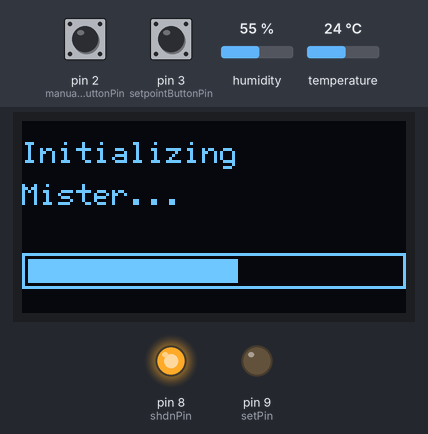
A sketch run on a simulated Arduino Uno, built with avr-gcc and run on an emulated ATmega328P. Parts: 128×64 one-colour display, output pins drawn as LEDs (lit = HIGH). The inputs (shaded band) are chosen by the test bench; at power-on: temperature 24 °C, pin 2 (manualValveButtonPin) HIGH, pin 3 (setpointButtonPin) HIGH, humidity 55 %. Pins used as bus, display or sensor lines are not drawn; what the sketch prints to the serial monitor is not drawn.

Above: at 1.3 s.
At 6.9 s:
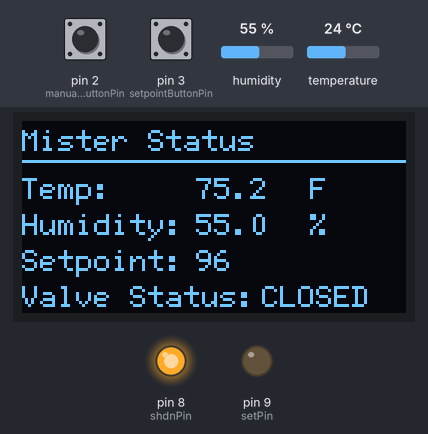
7.0 s: temperature set to 34 °C
At 17.4 s:
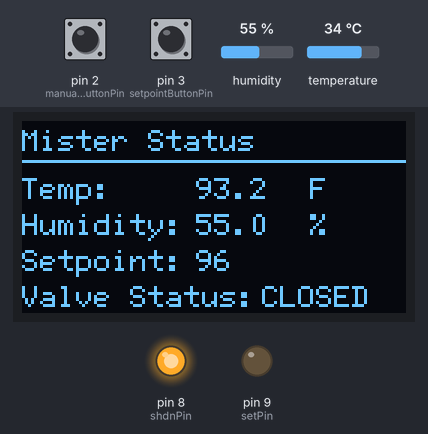
18.6 s: temperature set to 37 °C
At 32.5 s:
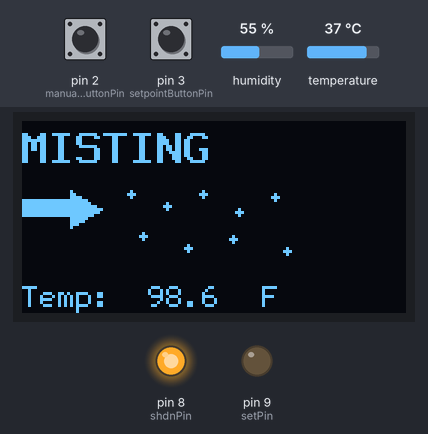
Timing chart, 0 to 34.0 s (numbered marks = the images above; inputs shaded):
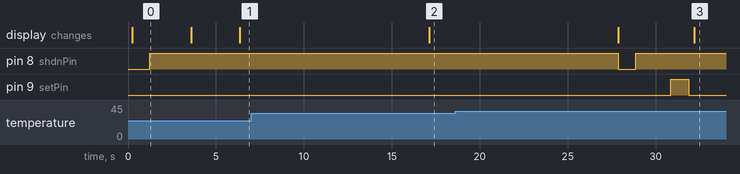

The sketch:

GH_0526_release.ino
```cpp
#include <Wire.h>
#include <U8g2lib.h>
#include "DHT.h"

// OLED -------------------------------------------------
U8G2_SSD1309_128X64_NONAME0_1_HW_I2C u8g2(U8G2_R0, U8X8_PIN_NONE);

// DHT --------------------------------------------------
#define DHTPIN 7
#define DHTTYPE DHT11
DHT dht(DHTPIN, DHTTYPE);

// Pins -------------------------------------------------
const int manualValveButtonPin = 2;
const int setpointButtonPin = 3;

const int shdnPin = 8;
const int setPin = 9;
const int resetPin = 11;

// Variables --------------------------------------------
volatile bool setpointButtonFlag = false;
volatile bool manualValveButtonFlag = false;

unsigned long lastSetpointPress = 0;
unsigned long lastManualPress = 0;
const unsigned long debounceDelay = 250;

int triggers = 0;
int setpoint = 96;
bool valveOpen = false;

// Function Prototypes ----------------------------------
void boosterOff();
void boosterOn();
void openValve();
void closeValve();

void setpointButtonISR();
void manualValveButtonISR();

void handleSetpointButton();
void handleManualValveButton();

void drawInitializingScreen();
void drawClosingValveScreen();
void drawManualValveScreen();
void drawMainStatusScreen(float tempF, float humidity);
void drawMistingScreen(float tempF);

// Booster control --------------------------------------
void boosterOff() {
  digitalWrite(shdnPin, HIGH);
}

void boosterOn() {
  digitalWrite(shdnPin, LOW);
}

// Interrupts -------------------------------------------
void setpointButtonISR() {
  setpointButtonFlag = true;
}

void manualValveButtonISR() {
  manualValveButtonFlag = true;
}

// Setup -------------------------------------------------
void setup() {
  Serial.begin(9600);

  pinMode(setPin, OUTPUT);
  pinMode(resetPin, OUTPUT);
  pinMode(shdnPin, OUTPUT);

  pinMode(setpointButtonPin, INPUT_PULLUP);
  pinMode(manualValveButtonPin, INPUT_PULLUP);

  attachInterrupt(digitalPinToInterrupt(setpointButtonPin), setpointButtonISR, FALLING);
  attachInterrupt(digitalPinToInterrupt(manualValveButtonPin), manualValveButtonISR, FALLING);

  u8g2.begin();
  dht.begin();

  drawInitializingScreen();

  boosterOn();
  delay(1000);
  boosterOff();
  delay(2000);

  drawClosingValveScreen();

  digitalWrite(resetPin, HIGH);
  delay(1000);
  digitalWrite(resetPin, LOW);
  delay(1000);

  valveOpen = false;
}

// Loop --------------------------------------------------
void loop() {
  handleSetpointButton();
  handleManualValveButton();

  float temp = dht.readTemperature(true);
  float h = dht.readHumidity();

  Serial.print(F("Setpoint: "));
  Serial.println(setpoint);

  Serial.print(F("Humidity (%): "));
  Serial.println(h, DEC);

  Serial.print(F("Temperature F: "));
  Serial.println(temp, DEC);

  drawMainStatusScreen(temp, h);

  if (temp > setpoint) {
    openValve();

    Serial.println(F("Cooling"));

    drawMistingScreen(temp);

    delay(180000);

    closeValve();

    triggers++;
  }

  if (triggers > 100) {
    triggers = 0;
  }

  delay(10000);
}

// Button Handlers --------------------------------------
void handleSetpointButton() {
  if (setpointButtonFlag) {
    setpointButtonFlag = false;

    unsigned long now = millis();

    if (now - lastSetpointPress > debounceDelay) {
      lastSetpointPress = now;

      setpoint++;

      if (setpoint > 100) {
        setpoint = 92;
      }

      Serial.print(F("New setpoint: "));
      Serial.println(setpoint);
    }
  }
}

void handleManualValveButton() {
  if (manualValveButtonFlag) {
    manualValveButtonFlag = false;

    unsigned long now = millis();

    if (now - lastManualPress > debounceDelay) {
      lastManualPress = now;

      if (valveOpen) {
        closeValve();
      } else {
        drawManualValveScreen();
        openValve();
      }
    }
  }
}

// Valve Actions ----------------------------------------
void openValve() {
  boosterOn();
  delay(1000);
  boosterOff();
  delay(2000);

  Serial.println(F("Opening valve"));

  digitalWrite(setPin, HIGH);
  delay(1000);
  digitalWrite(setPin, LOW);

  valveOpen = true;
}

void closeValve() {
  boosterOn();
  delay(1000);
  boosterOff();
  delay(2000);

  Serial.println(F("Closing valve"));

  digitalWrite(resetPin, HIGH);
  delay(1000);
  digitalWrite(resetPin, LOW);
  delay(1000);

  valveOpen = false;
}

// OLED Screens -----------------------------------------
void drawInitializingScreen() {
  u8g2.firstPage();
  do {
    u8g2.setFont(u8g2_font_6x12_tr);
    u8g2.drawStr(0, 14, "Initializing");
    u8g2.drawStr(0, 28, "Mister...");
    u8g2.drawFrame(0, 44, 128, 12);
    u8g2.drawBox(2, 46, 70, 8);
  } while (u8g2.nextPage());
}

void drawClosingValveScreen() {
  u8g2.firstPage();
  do {
    u8g2.setFont(u8g2_font_6x12_tr);
    u8g2.drawStr(0, 14, "System Startup");
    u8g2.drawLine(0, 18, 127, 18);
    u8g2.setFont(u8g2_font_9x15B_tr);
    u8g2.drawStr(0, 42, "Closing Valve");
  } while (u8g2.nextPage());
}

void drawManualValveScreen() {
  u8g2.firstPage();
  do {
    u8g2.setFont(u8g2_font_6x12_tr);

    u8g2.drawStr(0, 10, "Manual Valve");
    u8g2.drawLine(0, 13, 127, 13);

    u8g2.drawStr(0, 28, "Opening Initialized");
    u8g2.drawStr(0, 44, "Press Green");
    u8g2.drawStr(0, 58, "Button to Close");

  } while (u8g2.nextPage());
}

void drawMainStatusScreen(float tempF, float humidity) {
  char tempBuff[8];
  char humBuff[8];
  char setpointBuff[6];


  dtostrf(tempF, 4, 1, tempBuff);
  dtostrf(humidity, 4, 1, humBuff);
  sprintf(setpointBuff, "%d", setpoint);


  u8g2.firstPage();
  do {
    u8g2.setFont(u8g2_font_6x12_tr);

    u8g2.drawStr(0, 10, "Mister Status");
    u8g2.drawLine(0, 13, 127, 13);

    u8g2.drawStr(0, 26, "Temp:");
    u8g2.drawStr(58, 26, tempBuff);
    u8g2.drawStr(96, 26, "F");

    u8g2.drawStr(0, 38, "Humidity:");
    u8g2.drawStr(58, 38, humBuff);
    u8g2.drawStr(96, 38, "%");

    u8g2.drawStr(0, 50, "Setpoint:");
    u8g2.drawStr(58, 50, setpointBuff);

   u8g2.drawStr(0, 62, "Valve Status:");

    if (valveOpen) {
     u8g2.drawStr(86, 62, "OPEN");
    } else {
     u8g2.drawStr(80, 62, "CLOSED");
    }
    }

   while (u8g2.nextPage());
}

void drawMistingScreen(float tempF) {
  char tempBuff[8];
  dtostrf(tempF, 4, 1, tempBuff);

  u8g2.firstPage();
  do {
    u8g2.setFont(u8g2_font_9x15B_tr);
    u8g2.drawStr(0, 14, "MISTING");

    u8g2.drawBox(0, 26, 16, 6);
    u8g2.drawTriangle(16, 23, 16, 35, 26, 29);

    u8g2.drawDisc(36, 24, 1);
    u8g2.drawDisc(48, 28, 1);
    u8g2.drawDisc(60, 24, 1);
    u8g2.drawDisc(72, 30, 1);
    u8g2.drawDisc(84, 25, 1);

    u8g2.drawDisc(40, 38, 1);
    u8g2.drawDisc(55, 42, 1);
    u8g2.drawDisc(70, 39, 1);
    u8g2.drawDisc(88, 43, 1);

    u8g2.setFont(u8g2_font_6x12_tr);
    u8g2.drawStr(0, 62, "Temp:");
    u8g2.drawStr(42, 62, tempBuff);
    u8g2.drawStr(80, 62, "F");

  } while (u8g2.nextPage());
}
```

Measured:
- the behaviour switches between 35 and 36 °C on temperature (found by bisection; images 2 and 3)
- after the input at 7.0 s, the display: changes after 10.1 s (image 2)
- after the input at 18.6 s, pin 8 (shdnPin): HIGH → LOW after 9.3 s, → HIGH 1.0 s later; pin 9 (setPin): LOW → HIGH after 12.3 s, → LOW 1.0 s later; the display: first changes after 9.3 s (image 3 shows a later state)
- what the display in image 0 shows lasts 3.4 s, from 0.2 s to 3.6 s
